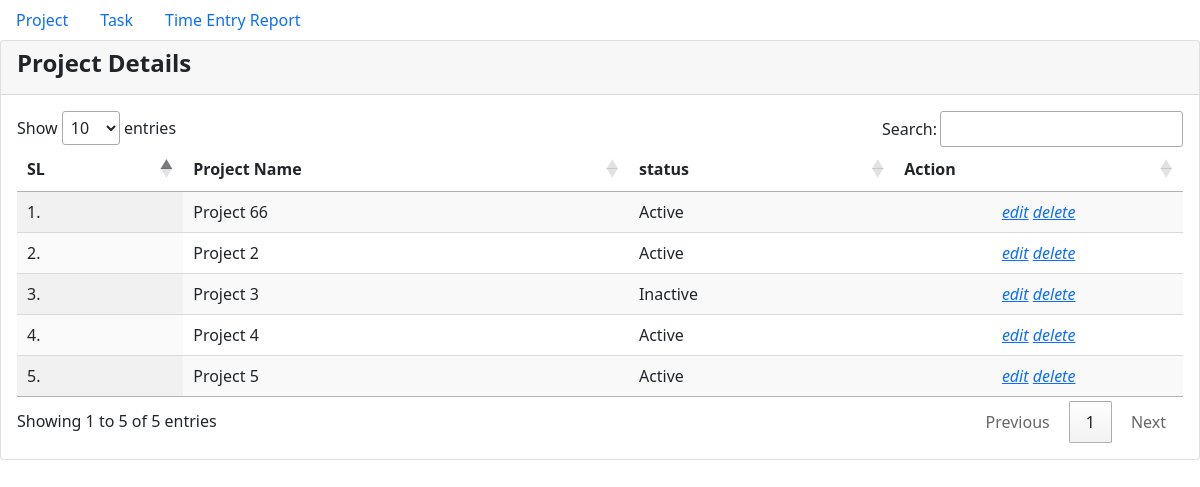
Page /index.php/welcome/get_project on the committed database.
### tables this page shows
CREATE TABLE `project` (
  `id` int(11) NOT NULL,
  `name` varchar(100) NOT NULL,
  `status` tinyint(1) NOT NULL
);

### application/controllers/Welcome.php (called while the page is built, shortened)
<?php
class Welcome extends CI_Controller
{
	function __construct()
	{
		$this->load->database();
		$this->load->model('M_project');
	}
	function get_project()
	{
		$data['result'] = $this->M_project->get_full_project();
		$this->load->view('project', $data);
	}
}

### index.php (called while the page is built, shortened)
<?php
require_once BASEPATH.'core/CodeIgniter.php';

### application/models/M_project.php (called while the page is built, shortened)
<?php
class M_project extends CI_Model
{
    function get_full_project()
    {
        $this->db->select('*');
        $this->db->from('project');
        $this->db->order_by('id');
        $query = $this->db->get();
        if ($query->num_rows() > 0)
            return $query->result();
    }
}

### application/views/project.php (the view, shortened to what this page needs)
<!DOCTYPE html>
<html lang="en">
<head>
<link href="https://cdn.jsdelivr.net/npm/bootstrap@5.1.3/dist/css/bootstrap.min.css" rel="stylesheet">
<link href="https://cdn.datatables.net/1.11.4/css/jquery.dataTables.min.css" rel="stylesheet">
</head>
<body>
<div class="col-12">
<div class="section-header">
    <nav class="navbar-expand-lg navbar-light">
        <div class="collapse navbar-collapse" id="navbarTogglerDemo01">
            <div class="nav nav-pills">
                <ul class="nav nav-pills">
                    <li class="nav-item">
                        <a class="nav-link" href="<?php echo base_url() . 'index.php/welcome/get_project' ?>">Project</a>
                    </li>
                </ul>
            </div>
            <div class="nav nav-pills">
                <ul class="nav nav-pills">
                    <li class="nav-item">
                        <a class="nav-link" href="<?php echo base_url() . 'index.php/welcome/view_task'  ?>">Task</a>
                    </li>
                </ul>
            </div>
            <div class="nav nav-pills">
                <ul class="nav nav-pills">
                    <li class="nav-item">
                        <a class="nav-link" href="<?php echo base_url() . 'index.php/welcome/get_timeentry'  ?>">Time Entry Report</a>
                    </li>
                </ul>
            </div>
        </div>
    </nav>
</div>
                            <?php if (isset($result)) {
                                ?>
                                <div class="card">
                                    <div class="card-header card-header1">
                                        <h4><b>Project Details</b></h4>
                                    </div>
                                    <div class="card-body">
                                        <table class="display nowrap myTable" style="width: 100%">
                                            <thead>
                                            <tr>
                                                <th>SL</th>
                                                <th>Project Name</th>
                                                <th>status</th>
                                                <th>Action</th>
                                            </tr>
                                            </thead>
                                            <tbody>
                                            <?php
                                            $i = 1;
                                            foreach ($result as $row) {
                                                $status = $row->status;
                                                ?>
                                                <tr>
                                                    <td><?php echo $i; ?>.</td>
                                                    <td><?php echo $row->name; ?></td>
                                                    <td><?php if($status) echo "Active"; else echo "Inactive" ?></td>
                                                    <td align="center">
                                                        <a href="<?php echo base_url(); ?>index.php/welcome/edit_project?id=<?php echo $row->id;?> "
                                                            title="edit">
                                                            <i>edit</i></a>
                                                            <a onclick="confirm('Do you want to delete?')" href="<?php echo base_url(); ?>index.php/welcome/delete_project?id=<?php echo $row->id;?> "
                                                            title="delete">
                                                            <i>delete</i></a>
                                                        </td>
                                                </tr>
                                                <?php
                                                $i++;
                                            }
                                            ?>
                                            </tbody>
                                        </table>
                                    </div>
                                </div>
                            <?php } ?>
                        </div>
</body>
</html>

### rows in the picture
project: name "Project 66", status "Active"
project: name "Project 2", status "Active"
project: name "Project 3", status "Inactive"
project: name "Project 4", status "Active"
project: name "Project 5", status "Active"
